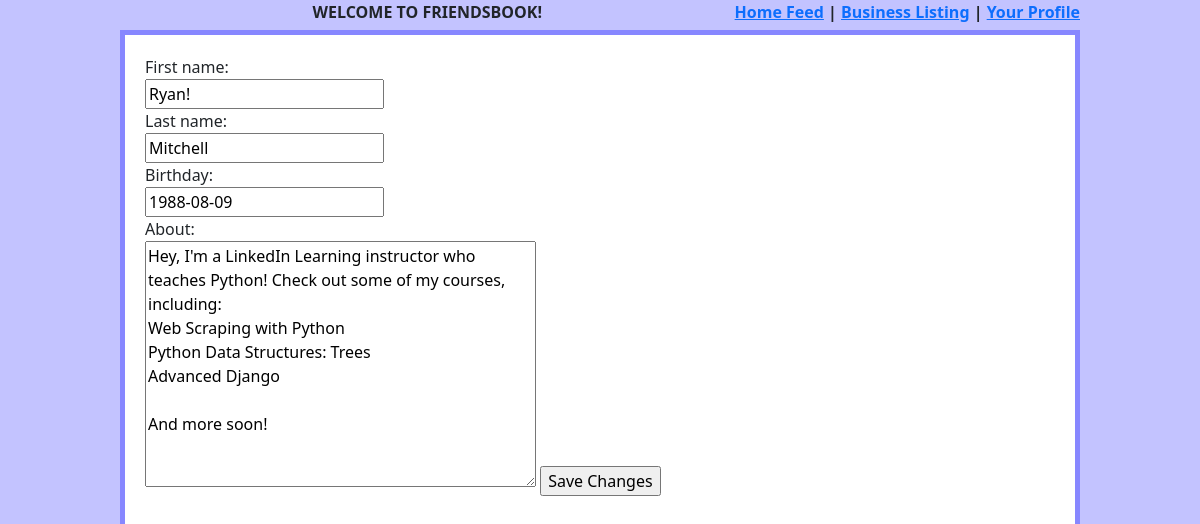
/useraccount/1/edit (signed in), run on an earlier commit of the app's database.
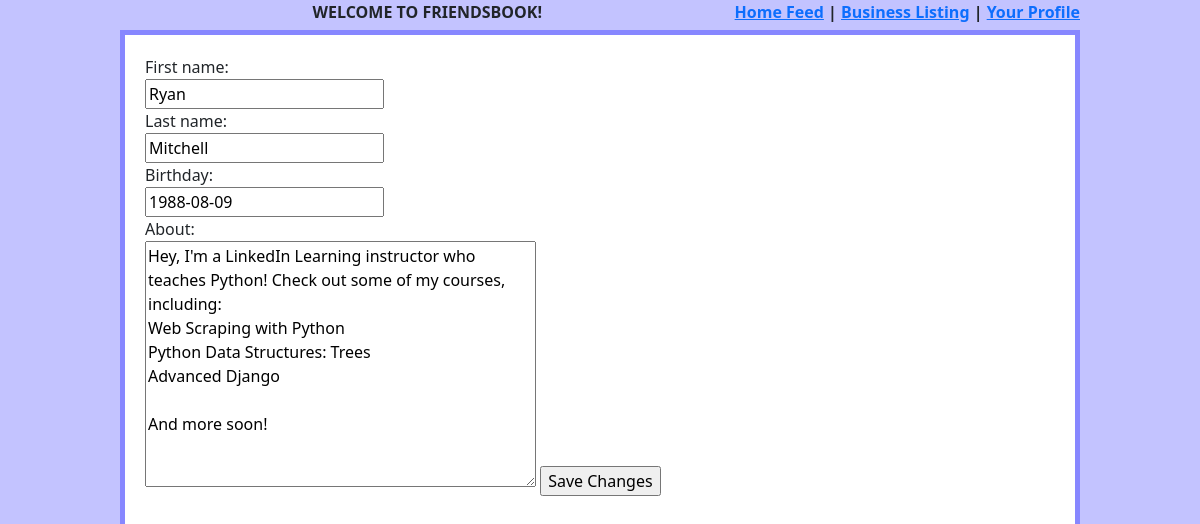
And on a later commit of the database.
### useraccount/models.py (models this page shows, shortened)
class UserAccount(models.Model):
    user = models.ForeignKey(User, null=False, blank=False, on_delete=CASCADE)
    first_name = models.CharField(max_length=140)
    last_name = models.CharField(max_length=140)
    created_on = models.DateTimeField('date created', auto_now_add=True)
    birthday = models.DateField()
    location = models.CharField(max_length=200)
    about = models.TextField(null=True)

### useraccount/views.py (the view)
# urls.py: path('useraccount/<int:useraccount_id>/edit', useraccount_edit, name='edit user profile'),
def useraccount_edit(request, useraccount_id):
    useraccount = get_object_or_404(UserAccount, id=useraccount_id)
    if not request.user or (request.user.id != useraccount.user.id):
        return HttpResponseForbidden()
    template = loader.get_template('useraccount_edit.html')
    if request.method == "POST":
        form = UserAccountForm(request.POST, request.FILES, instance=useraccount)
        if form.is_valid():
            form.save()
            return HttpResponse(template.render({'profile_edit_form': UserAccountForm(initial=model_to_dict(useraccount)), 'useraccount': useraccount}, request))
        else:
            return HttpResponse(template.render({
                'profile_edit_form': UserAccountForm(initial=model_to_dict(useraccount)),
                'useraccount': useraccount,
                'errors': form.errors
                }, request))
    else:
        return HttpResponse(template.render({'profile_edit_form': UserAccountForm(initial=model_to_dict(useraccount)), 'useraccount': useraccount}, request))

### useraccount/forms.py (shortened to what this page needs)
class UserAccountForm(forms.ModelForm):
    class Meta:
        model = UserAccount
        fields = ['first_name', 'last_name', 'birthday', 'about']

### useraccount/templates/useraccount_edit.html (shortened to what this page needs)
{% include 'header.html' %}
<div class="wrapper">
<form method="post" action="/useraccount/{{useraccount.id}}/edit" enctype="multipart/form-data">
    {{profile_edit_form}}
    <input type="submit" value="Save Changes"/>
</form>
</div>

What changed in the data, as far as the page shows it:
changed UserAccount "Mitchell": first_name "Ryan!" → "Ryan"
